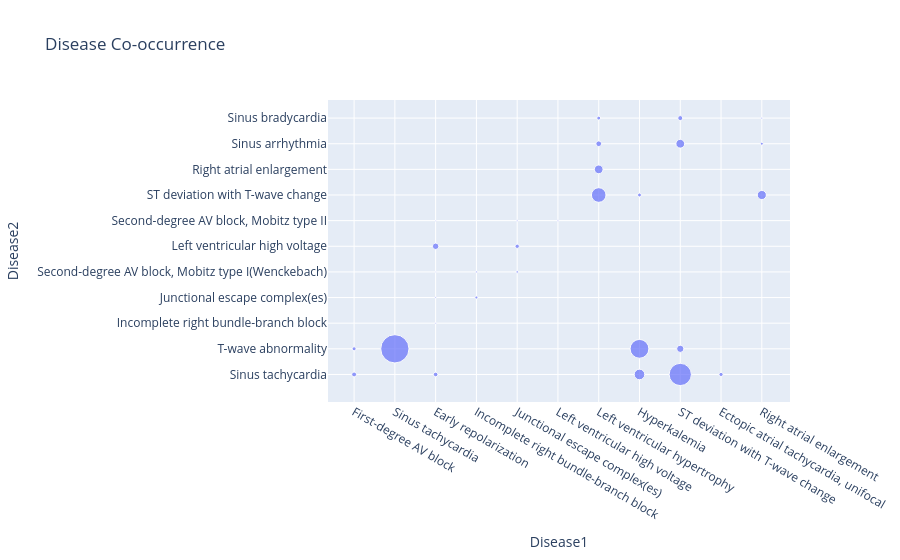

This figure's notebook cell:
### Code cell
from itertools import combinations
from collections import Counter

pairs = Counter()

for labels in ecg_df['Disease_desc'].str.split(';'):
    labels = [l.strip() for l in labels]
    pairs.update(combinations(sorted(labels), 2))

pair_df = pd.DataFrame(pairs.items(), columns=['Pair', 'Count'])
pair_df[['Disease1','Disease2']] = pd.DataFrame(pair_df['Pair'].tolist())

fig = px.scatter(
    pair_df.head(30),
    x='Disease1',
    y='Disease2',
    size='Count',
    title='Disease Co-occurrence'
)

fig.show()

### Figure 1 — Plotly figure (JSON) as saved in the notebook; plotly's stock layout.template omitted (floating-point values rounded to 4 significant figures)
{"data": [{"hovertemplate": "Disease1=%{x}<br>Disease2=%{y}<br>Count=%{marker.size}<extra></extra>", "legendgroup": "", "marker": {"color": "#636efa", "size": [19, 13, 636, 2, 2, 1, 7, 3, 5, 33, 1, 15, 2, 2, 17, 170, 12, 89, 281, 394, 42, 14, 60, 26, 12, 66, 7, 3, 61, 20], "sizemode": "area", "sizeref": 1.59, "symbol": "circle"}, "mode": "markers", "name": "", "orientation": "v", "showlegend": false, "type": "scatter", "x": ["First-degree AV block", "First-degree AV block", "Sinus tachycardia", "Early repolarization", "Early repolarization", "Early repolarization", "Incomplete right bundle-branch block", "Incomplete right bundle-branch block", "Junctional escape complex(es)", "Early repolarization", "Early repolarization", "Junctional escape complex(es)", "Junctional escape complex(es)", "Left ventricular high voltage", "Early repolarization", "Left ventricular hypertrophy", "Hyperkalemia", "Hyperkalemia", "Hyperkalemia", "ST deviation with T-wave change", "ST deviation with T-wave change", "Ectopic atrial tachycardia, unifocal", "Left ventricular hypertrophy", "Left ventricular hypertrophy", "Left ventricular hypertrophy", "Right atrial enlargement", "Right atrial enlargement", "Right atrial enlargement", "ST deviation with T-wave change", "ST deviation with T-wave change"], "xaxis": "x", "y": ["Sinus tachycardia", "T-wave abnormality", "T-wave abnormality", "Incomplete right bundle-branch block", "Junctional escape complex(es)", "Second-degree AV block, Mobitz type I(Wenckebach)", "Junctional escape complex(es)", "Second-degree AV block, Mobitz type I(Wenckebach)", "Second-degree AV block, Mobitz type I(Wenckebach)", "Left ventricular high voltage", "Second-degree AV block, Mobitz type II", "Left ventricular high voltage", "Second-degree AV block, Mobitz type II", "Second-degree AV block, Mobitz type II", "Sinus tachycardia", "ST deviation with T-wave change", "ST deviation with T-wave change", "Sinus tachycardia", "T-wave abnormality", "Sinus tachycardia", "T-wave abnormality", "Sinus tachycardia", "Right atrial enlargement", "Sinus arrhythmia", "Sinus bradycardia", "ST deviation with T-wave change", "Sinus arrhythmia", "Sinus bradycardia", "Sinus arrhythmia", "Sinus bradycardia"], "yaxis": "y"}], "layout": {"legend": {"itemsizing": "constant", "tracegroupgap": 0}, "title": {"text": "Disease Co-occurrence"}, "xaxis": {"anchor": "y", "domain": [0, 1], "title": {"text": "Disease1"}}, "yaxis": {"anchor": "x", "domain": [0, 1], "title": {"text": "Disease2"}}}}
